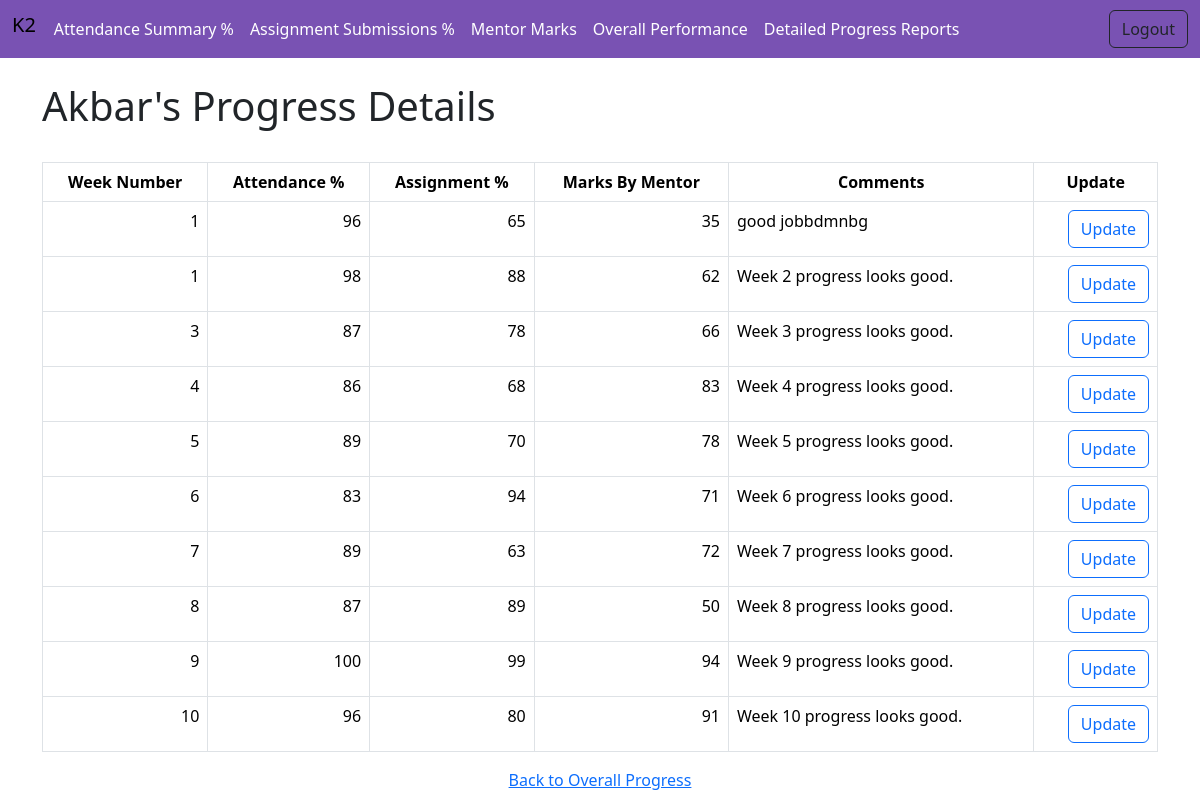
Screenshot of /student_detail/e9akbar/ (signed in) with the database file from the repository.
### progress_tracker/models.py (models this page shows, shortened)
class Trainee(models.Model):
    id = models.AutoField(primary_key=True)
    username = models.CharField(max_length=50)
    name = models.CharField(max_length=100)

class ProgressReport(models.Model):
    trainee = models.ForeignKey(Trainee, on_delete=models.CASCADE)
    week_number = models.PositiveIntegerField()
    attendance = models.PositiveIntegerField()
    assignment = models.PositiveIntegerField()
    marks = models.PositiveIntegerField()
    comments = models.TextField()

### progress_tracker/views.py (the view)
class StudentDetailView(LoginRequiredMixin, DetailView):
    model = Trainee
    template_name = "progress_tracker/student_detail.html"
    context_object_name = "trainee"
    def get_object(self, queryset=None):
        username = self.kwargs.get("username", None)
        trainees = Trainee.objects.filter(username=username)
        if not trainees.exists():
            raise Http404("Trainee not found")
        return trainees.first()
    def get_context_data(self, **kwargs):
        context = super().get_context_data(**kwargs)
        context["progress_reports"] = ProgressReport.objects.filter(trainee=self.object)
        return context

### progress_tracker/templates/progress_tracker/student_detail.html
{% extends 'progress_tracker/base.html' %}
{% block content %}
  <div class="container mt-4">
    <h1>{{ trainee.name }}'s Progress Details</h1>
    <br />
    <table class="table table-bordered">
      <thead class="thead-dark">
        <tr>
          <th class="text-center" scope="col">Week Number</th>
          <th class="text-center" scope="col">Attendance %</th>
          <th class="text-center" scope="col">Assignment %</th>
          <th class="text-center" scope="col">Marks By Mentor</th>
          <th class="text-center" scope="col">Comments</th>
          <th class="text-center" scope="col">Update</th>
        </tr>
      </thead>
      <tbody>
        {% for progress_report in progress_reports %}
          <tr>
            <td class="text-end">{{ progress_report.week_number }}</td>
            <td class="text-end">{{ progress_report.attendance }}</td>
            <td class="text-end">{{ progress_report.assignment }}</td>
            <td class="text-end">{{ progress_report.marks }}</td>
            <td >{{ progress_report.comments }}</td>
            <td class="text-end">
              <a href="{% url 'progress_tracker:update_progress_report' progress_report.pk %}" class="btn btn-outline-primary">Update</a>
            </td>
          </tr>
        {% endfor %}
      </tbody>
    </table>
  </div>
  <div class="d-flex" style="justify-content: center;">
    <a class="back-button" href="{% url 'progress_tracker:overall_progress' %}">Back to Overall Progress</a>
  </div>
{% endblock %}

### rows the page displays
Trainee: name "Akbar"
ProgressReport: week_number "1", attendance "96", assignment "65", marks "35", comments "good jobbdmnbg"
ProgressReport: week_number "1", attendance "98", assignment "88", marks "62", comments "Week 2 progress looks good."
ProgressReport: week_number "3", attendance "87", assignment "78", marks "66", comments "Week 3 progress looks good."
ProgressReport: week_number "4", attendance "86", assignment "68", marks "83", comments "Week 4 progress looks good."
ProgressReport: week_number "5", attendance "89", assignment "70", marks "78", comments "Week 5 progress looks good."
ProgressReport: week_number "6", attendance "83", assignment "94", marks "71", comments "Week 6 progress looks good."
ProgressReport: week_number "7", attendance "89", assignment "63", marks "72", comments "Week 7 progress looks good."
ProgressReport: week_number "8", attendance "87", assignment "89", marks "50", comments "Week 8 progress looks good."
ProgressReport: week_number "9", attendance "100", assignment "99", marks "94", comments "Week 9 progress looks good."
ProgressReport: week_number "10", attendance "96", assignment "80", marks "91", comments "Week 10 progress looks good."
